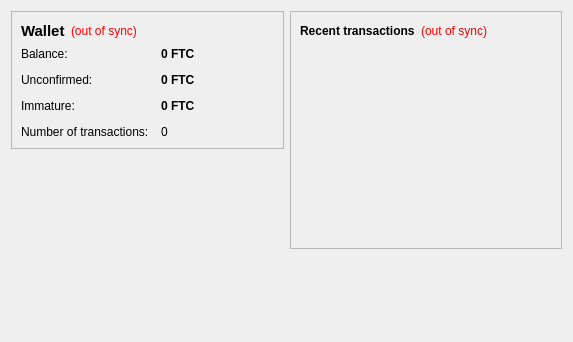
<?xml version="1.0" encoding="UTF-8"?>
<ui version="4.0">
 <class>OverviewPage</class>
 <widget class="QWidget" name="OverviewPage">
  <property name="geometry">
   <rect>
    <x>0</x>
    <y>0</y>
    <width>573</width>
    <height>342</height>
   </rect>
  </property>
  <property name="windowTitle">
   <string>Form</string>
  </property>
  <layout class="QHBoxLayout" name="horizontalLayout" stretch="1,1">
   <item>
    <layout class="QVBoxLayout" name="verticalLayout_2">
     <item>
      <widget class="QFrame" name="frame">
       <property name="frameShape">
        <enum>QFrame::StyledPanel</enum>
       </property>
       <property name="frameShadow">
        <enum>QFrame::Raised</enum>
       </property>
       <layout class="QVBoxLayout" name="verticalLayout_4">
        <item>
         <layout class="QHBoxLayout" name="horizontalLayout_4">
          <item>
           <widget class="QLabel" name="label_5">
            <property name="font">
             <font>
              <pointsize>11</pointsize>
              <weight>75</weight>
              <bold>true</bold>
             </font>
            </property>
            <property name="text">
             <string>Wallet</string>
            </property>
           </widget>
          </item>
          <item>
           <widget class="QLabel" name="labelWalletStatus">
            <property name="toolTip">
             <string>The displayed information may be out of date. Your wallet automatically synchronizes with the Gamecoin network after a connection is established, but this process has not completed yet.</string>
            </property>
            <property name="styleSheet">
             <string notr="true">QLabel { color: red; }</string>
            </property>
            <property name="text">
             <string notr="true">(out of sync)</string>
            </property>
            <property name="alignment">
             <set>Qt::AlignLeading|Qt::AlignLeft|Qt::AlignVCenter</set>
            </property>
           </widget>
          </item>
          <item>
           <spacer name="horizontalSpacer_2">
            <property name="orientation">
             <enum>Qt::Horizontal</enum>
            </property>
            <property name="sizeHint" stdset="0">
             <size>
              <width>40</width>
              <height>20</height>
             </size>
            </property>
           </spacer>
          </item>
         </layout>
        </item>
        <item>
         <layout class="QFormLayout" name="formLayout_2">
          <property name="fieldGrowthPolicy">
           <enum>QFormLayout::AllNonFixedFieldsGrow</enum>
          </property>
          <property name="horizontalSpacing">
           <number>12</number>
          </property>
          <property name="verticalSpacing">
           <number>12</number>
          </property>
          <item row="0" column="0">
           <widget class="QLabel" name="label">
            <property name="text">
             <string>Balance:</string>
            </property>
           </widget>
          </item>
          <item row="0" column="1">
           <widget class="QLabel" name="labelBalance">
            <property name="font">
             <font>
              <weight>75</weight>
              <bold>true</bold>
             </font>
            </property>
            <property name="cursor">
             <cursorShape>IBeamCursor</cursorShape>
            </property>
            <property name="toolTip">
             <string>Your current balance</string>
            </property>
            <property name="text">
             <string notr="true">0 FTC</string>
            </property>
            <property name="textInteractionFlags">
             <set>Qt::LinksAccessibleByMouse|Qt::TextSelectableByKeyboard|Qt::TextSelectableByMouse</set>
            </property>
           </widget>
          </item>
          <item row="1" column="0">
           <widget class="QLabel" name="label_3">
            <property name="text">
             <string>Unconfirmed:</string>
            </property>
           </widget>
          </item>
          <item row="1" column="1">
           <widget class="QLabel" name="labelUnconfirmed">
            <property name="font">
             <font>
              <weight>75</weight>
              <bold>true</bold>
             </font>
            </property>
            <property name="cursor">
             <cursorShape>IBeamCursor</cursorShape>
            </property>
            <property name="toolTip">
             <string>Total of transactions that have yet to be confirmed, and do not yet count toward the current balance</string>
            </property>
            <property name="text">
             <string notr="true">0 FTC</string>
            </property>
            <property name="textInteractionFlags">
             <set>Qt::LinksAccessibleByMouse|Qt::TextSelectableByKeyboard|Qt::TextSelectableByMouse</set>
            </property>
           </widget>
          </item>
          <item row="3" column="0">
           <widget class="QLabel" name="label_2">
            <property name="text">
             <string>Number of transactions:</string>
            </property>
           </widget>
          </item>
          <item row="3" column="1">
           <widget class="QLabel" name="labelNumTransactions">
            <property name="toolTip">
             <string>Total number of transactions in wallet</string>
            </property>
            <property name="text">
             <string notr="true">0</string>
            </property>
           </widget>
          </item>
          <item row="2" column="0">
           <widget class="QLabel" name="labelImmatureText">
            <property name="text">
             <string>Immature:</string>
            </property>
           </widget>
          </item>
          <item row="2" column="1">
           <widget class="QLabel" name="labelImmature">
            <property name="font">
             <font>
              <weight>75</weight>
              <bold>true</bold>
             </font>
            </property>
            <property name="toolTip">
             <string>Mined balance that has not yet matured</string>
            </property>
            <property name="text">
             <string notr="true">0 FTC</string>
            </property>
            <property name="textInteractionFlags">
             <set>Qt::LinksAccessibleByMouse|Qt::TextSelectableByKeyboard|Qt::TextSelectableByMouse</set>
            </property>
           </widget>
          </item>
         </layout>
        </item>
       </layout>
      </widget>
     </item>
     <item>
      <spacer name="verticalSpacer">
       <property name="orientation">
        <enum>Qt::Vertical</enum>
       </property>
       <property name="sizeHint" stdset="0">
        <size>
         <width>20</width>
         <height>40</height>
        </size>
       </property>
      </spacer>
     </item>
    </layout>
   </item>
   <item>
    <layout class="QVBoxLayout" name="verticalLayout_3">
     <item>
      <widget class="QFrame" name="frame_2">
       <property name="frameShape">
        <enum>QFrame::StyledPanel</enum>
       </property>
       <property name="frameShadow">
        <enum>QFrame::Raised</enum>
       </property>
       <layout class="QVBoxLayout" name="verticalLayout">
        <item>
         <layout class="QHBoxLayout" name="horizontalLayout_2">
          <item>
           <widget class="QLabel" name="label_4">
            <property name="text">
             <string>&lt;b&gt;Recent transactions&lt;/b&gt;</string>
            </property>
           </widget>
          </item>
          <item>
           <widget class="QLabel" name="labelTransactionsStatus">
            <property name="toolTip">
             <string>The displayed information may be out of date. Your wallet automatically synchronizes with the Gamecoin network after a connection is established, but this process has not completed yet.</string>
            </property>
            <property name="styleSheet">
             <string notr="true">QLabel { color: red; }</string>
            </property>
            <property name="text">
             <string notr="true">(out of sync)</string>
            </property>
            <property name="alignment">
             <set>Qt::AlignRight|Qt::AlignTrailing|Qt::AlignVCenter</set>
            </property>
           </widget>
          </item>
          <item>
           <spacer name="horizontalSpacer">
            <property name="orientation">
             <enum>Qt::Horizontal</enum>
            </property>
            <property name="sizeHint" stdset="0">
             <size>
              <width>40</width>
              <height>20</height>
             </size>
            </property>
           </spacer>
          </item>
         </layout>
        </item>
        <item>
         <widget class="QListView" name="listTransactions">
          <property name="styleSheet">
           <string notr="true">QListView { background: transparent; }</string>
          </property>
          <property name="frameShape">
           <enum>QFrame::NoFrame</enum>
          </property>
          <property name="verticalScrollBarPolicy">
           <enum>Qt::ScrollBarAlwaysOff</enum>
          </property>
          <property name="horizontalScrollBarPolicy">
           <enum>Qt::ScrollBarAlwaysOff</enum>
          </property>
          <property name="selectionMode">
           <enum>QAbstractItemView::NoSelection</enum>
          </property>
         </widget>
        </item>
       </layout>
      </widget>
     </item>
     <item>
      <spacer name="verticalSpacer_2">
       <property name="orientation">
        <enum>Qt::Vertical</enum>
       </property>
       <property name="sizeHint" stdset="0">
        <size>
         <width>20</width>
         <height>40</height>
        </size>
       </property>
      </spacer>
     </item>
    </layout>
   </item>
  </layout>
 </widget>
 <resources/>
 <connections/>
</ui>
